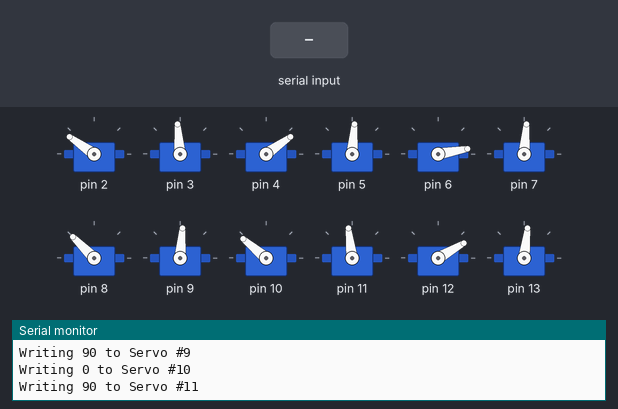
Bench run of a sketch on a simulated Arduino Uno, built with avr-gcc and run on an emulated ATmega328P. On the bench: 12 × servo, the last lines printed to the serial monitor. The inputs (shaded band) are chosen by the test bench.

Above: at 2.4 s.
2.5 s: "90,45\n" received over Serial
At 5.0 s:
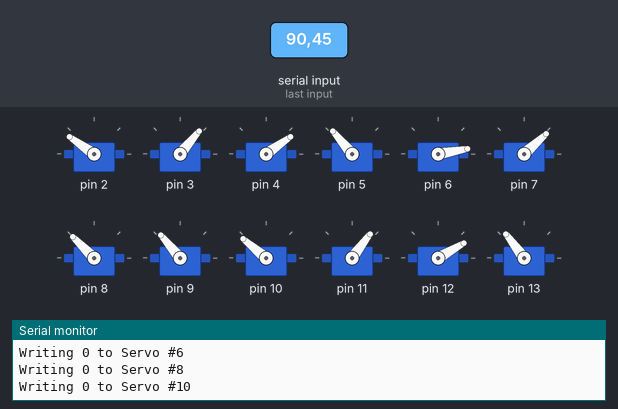
5.3 s: "30,150\n" received over Serial
At 7.3 s:
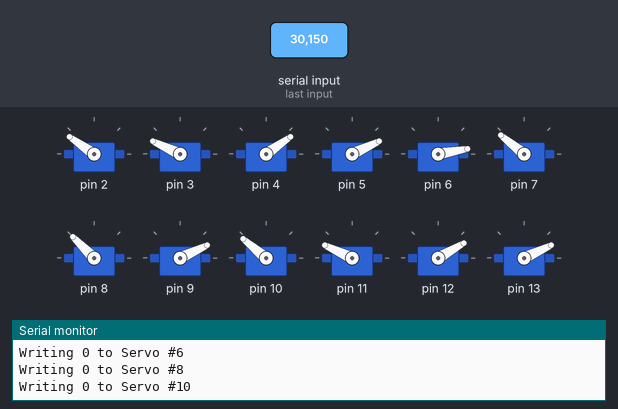
8.1 s: "0\n" received over Serial
At 9.6 s:
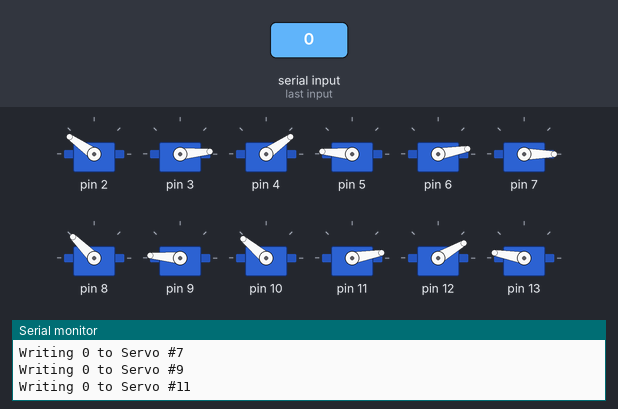
10.7 s: "5\n" received over Serial
At 11.3 s:
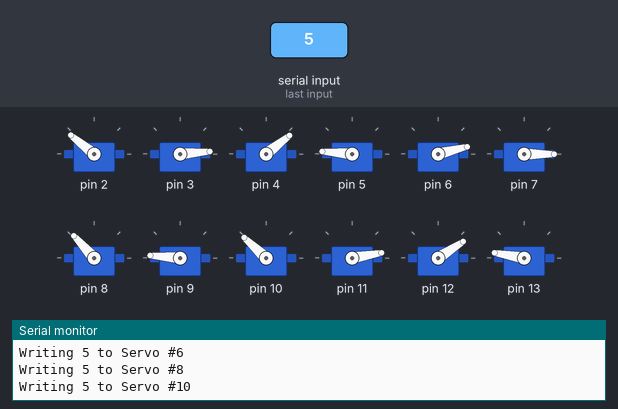
12.2 s: "200\n" received over Serial
At 13.1 s:
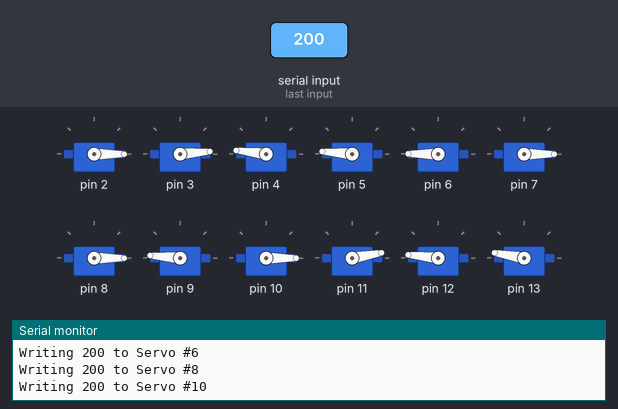
13.8 s: "90\n" received over Serial
At 14.8 s:
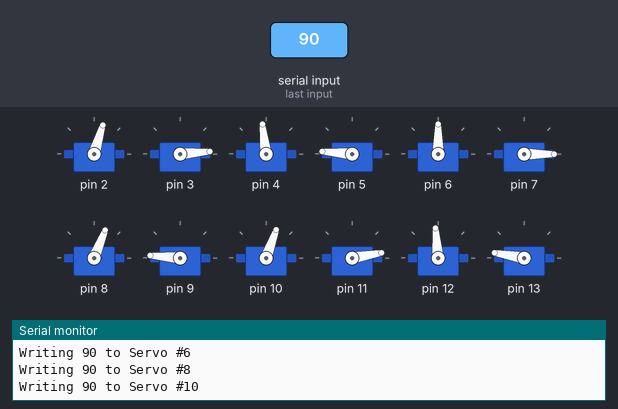
Timing chart, 0 to 16.3 s (numbered marks = the images above; inputs shaded):
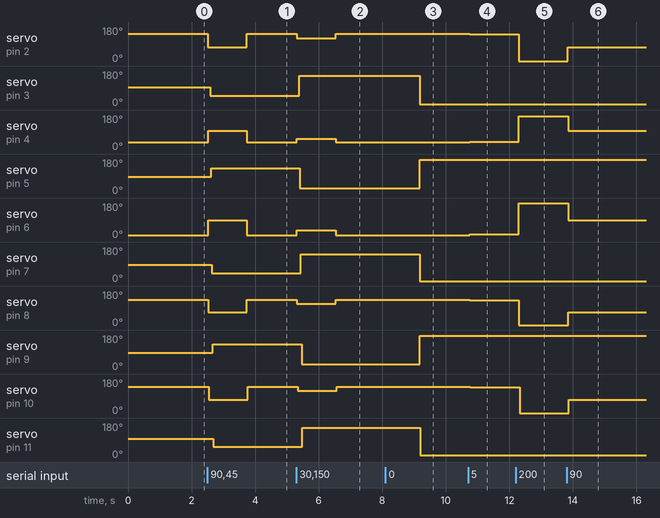

The sketch:

offsetCalcTool.ino
```cpp
/*
 * offsetCalcTool
 * Sketch to calculate servo offsets
 * for GMU Robotics club (Fall 2015).
 */
/* Servo header for the 12 servos of the hexBot. */
#include <Servo.h>
/* Array of the 12 servos on the hexBot. */
Servo servos[12];
/* The offsets for the 12 servos in degrees. Used to map natural angles to servo angles. */
/* In the pair patter on leg_i_perp_servo, leg_i_par_servo, leg_i+1_perp_servo, ... .    */
int degree0offset[12] =   {145,   5,  35, 175,  10,   0, 135, 175, 140,  10,  30, 170};
int degree180offset[12] = {  0, 185, 160,  -5, 170, 170,   0,  -5,   0, 185, 160,  -5};

/* Initializes the 12 servos. */
void setup()
{
  Serial.begin(9600);

  /* Loop through the servos. */
  for(int i = 0; i < 12; i++)
  {
    /* Pins start at 2 */
    servos[i].attach(i+2);
    /* Resets the position of the servo to 0 degrees. */
    writeServo(i, i%2 ? 90:0);
  }

  delay(1000);
}

//reads for integers over serial and writes that angle to all servos
void loop() {
  int startI = 0;
  while(Serial.available() > 0) {
    int angle = Serial.parseInt();
    for(int i = startI; i < 12; i+=2)
    {
      writeServo( i, angle);
    }
    startI = startI == 0 ? 1:0;
  }
  delay(100);
}

/* Converts the desired degree to the servo speified's actual angle of rotation. */
/* Param(s): servo - the index into the servo array for the servo desired.       */
/*           degree - the angle for which the servo should be moved to.          */
void writeServo(int servo, int degree)
{
  /* Write to the servo the exact degree that is converted from the given one. */
  servos[servo].write(map(degree, 0, 180, degree0offset[servo], degree180offset[servo]));

  /* Log debug information. */
  char debug_log[32];
  sprintf(debug_log, "Writing %d to Servo #%d\n", degree, servo);
  Serial.print(debug_log);
}
```

Measured:
- after the input at 2.5 s, servo on pin 2: 145° → 73° at once, → 145° 1.2 s later; servo on pin 3: 95° → 50° after 0.09 s; servo on pin 4: 35° → 97° at once, → 35° 1.2 s later; servo on pin 5: 85° → 130° after 0.12 s; servo on pin 6: 10° → 90° at once, → 10° 1.2 s later
- after the input at 5.3 s, servo on pin 2: 145° → 121° at once, → 145° 1.2 s later; servo on pin 3: 50° → 155° after 0.09 s; servo on pin 4: 35° → 55° at once, → 35° 1.2 s later; servo on pin 5: 130° → 25° after 0.11 s; servo on pin 6: 10° → 36° at once, → 10° 1.2 s later
- after the input at 8.1 s, servo on pin 3: 155° → 5° after 1.1 s; servo on pin 5, servo on pin 9: 25° → 175° after 1.1 s; servo on pin 7: 141° → 0° after 1.1 s; servo on pin 11: 155° → 10° after 1.1 s; servo on pin 13: 25° → 170° after 1.1 s
- after the input at 10.7 s, servo on pin 2: 145° → 141° after 0.05 s; servo on pin 4: 35° → 38° after 0.05 s; servo on pin 6: 10° → 14° after 0.05 s; servo on pin 8: 135° → 132° after 0.05 s; servo on pin 10: 140° → 137° after 0.07 s
- after the input at 12.2 s, servo on pin 2: 141° → 0° after 0.09 s; servo on pin 4: 38° → 173° after 0.10 s; servo on pin 6: 14° → 180° after 0.10 s; servo on pin 8: 132° → 0° after 0.10 s; servo on pin 10: 137° → 0° after 0.12 s
- after the input at 13.8 s, servo on pin 2: 0° → 73° at once; servo on pin 4: 173° → 97° after 0.05 s; servo on pin 6: 180° → 90° after 0.05 s; servo on pin 8: 0° → 68° after 0.05 s; servo on pin 10: 0° → 70° after 0.07 s
